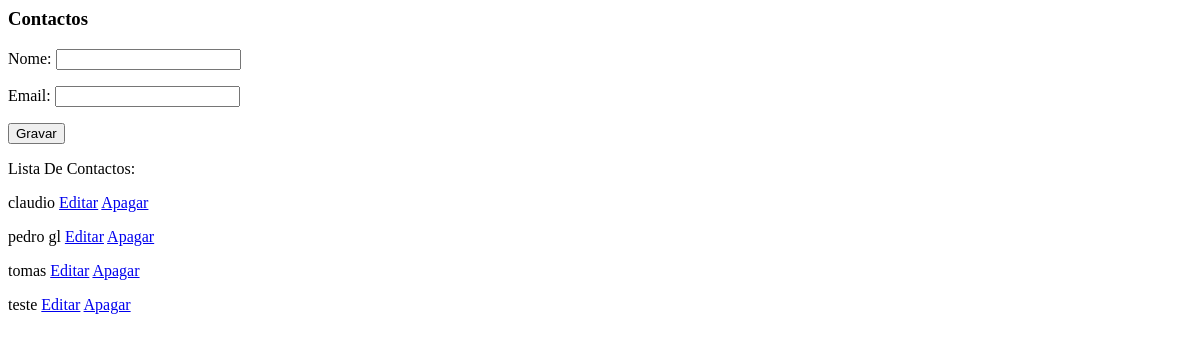
Before: /guardaContacto (signed in) with the older database file.
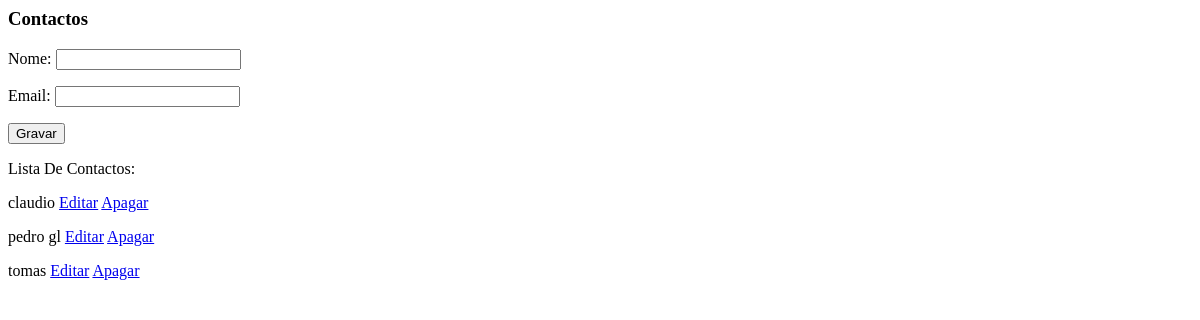
After: the same page with the newer database file.
### tec_noticias/models.py (models this page shows, shortened)
class Contacto(models.Model):
    nome = models.CharField(max_length=40)
    email = models.CharField(max_length=40)

### tec_noticias/views.py (the view)
# urls.py: path('guardaContacto', views.guarda_contacto, name='guardaContacto'),
def guarda_contacto(request):
    form = contactForm(request.POST or None)
    if form.is_valid():
        form.save()
        return HttpResponseRedirect(reverse('tec_noticias:home'))
    context = {
        'form': form,
        'contactos': Contacto.objects.all(),
    }
    return render(request, 'website/contact.html', context)

### tec_noticias/forms.py
class contactForm(ModelForm):
    class Meta:
        model = Contacto
        fields = '__all__'

### tec_noticias/templates/website/contact.html (shortened to what this page needs)
<h3>Contactos</h3>
    {% if user.is_authenticated %}
            <form action="{% url 'tec_noticias:guardaContacto' %}" method="post">
        {{ form.as_p  }}
        <input type="submit" value="Gravar" class="btn btn-success" >
    </form>
    <p>Lista De Contactos:</p>
    {% for contacto in contactos %}
        <p>
           {{ contacto.nome }}
           <a href="{% url 'tec_noticias:edita_contacto' contacto.email %}" class="btn btn-warning">Editar</a>
           <a href="{% url 'tec_noticias:apaga_contacto' contacto.email %}" role="button" class="btn btn-danger">Apagar</a>
        </p>
   {% endfor %}
    {% else %}
        <p>Faça Login Para Ter acesso aos Contactos</p>
    {% endif %}

Changed rows visible on the page:
removed Contacto: nome "teste"
